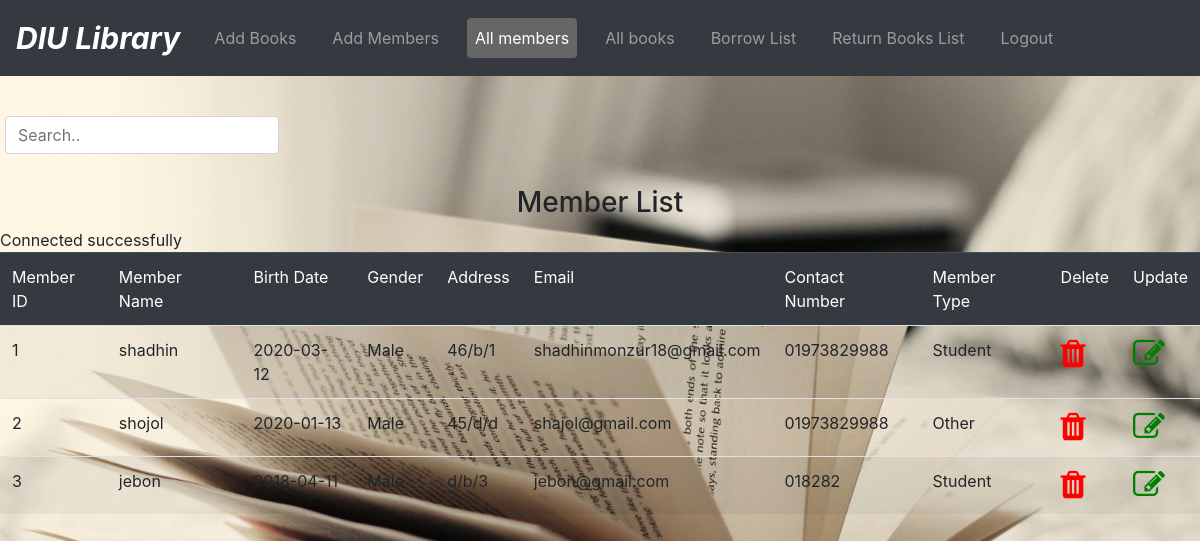
The page /allmember.php on the database its author committed.
### tables this page shows
CREATE TABLE `addmember` (
  `m_id` varchar(50) NOT NULL,
  `m_name` varchar(50) NOT NULL,
  `b_date` date NOT NULL,
  `gender` varchar(50) NOT NULL,
  `address` varchar(50) NOT NULL,
  `email` varchar(50) NOT NULL,
  `contact` varchar(50) NOT NULL,
  `m_type` varchar(50) NOT NULL
);

### allmember.php (the view, shortened to what this page needs)
<!DOCTYPE html>
<html lang="en">
<head>
  <link rel="stylesheet" href="https://maxcdn.bootstrapcdn.com/bootstrap/4.4.1/css/bootstrap.min.css">
    <link href="https://stackpath.bootstrapcdn.com/font-awesome/4.7.0/css/font-awesome.min.css" rel="stylesheet">
  <link rel="stylesheet" href="login.css">
  <link rel="stylesheet" href="nav.css">
</head>
<body>
<nav class="navbar navbar-expand-md bg-dark navbar-dark">
  <a class="navbar-brand" href="#"><i><b>DIU Library</b></i></a>
  <div class="collapse navbar-collapse" id="collapsibleNavbar">
    <ul class="navbar-nav">
      <li class="nav-item">
        <a class="nav-link" href="http://localhost/project/Book.php">Add Books</a>
      </li>
      <li class="nav-item">
        <a class="nav-link" href="http://localhost/project/member.php">Add Members</a>
      </li>
      <li class="nav-item">
        <a class="nav-link active" href="http://localhost/project/allmember.php">All members</a>
      </li>
      <li class="nav-item">
        <a class="nav-link" href="http://localhost/project/allbook.php">All books</a>
      </li>
      <li class="nav-item">
        <a class="nav-link" href="http://localhost/project/borrowlist.php">Borrow List</a>
      </li>
      <li class="nav-item">
        <a class="nav-link" href="http://localhost/project/returnlist.php">Return Books List</a>
      </li>
      <li class="nav-item">
        <a class="nav-link" href="Logout.php">Logout</a>
      </li>
    </ul>
  </div>
</nav>
<br>
  <section class="row container mt-3"  style="height:70px">
    <div style="padding-left:5px">
   <input class="form-control" id="myInput" type="text" placeholder="Search..">
    </div>
  </section>
  <section class="row">
    <section class="col-xs-12 col-sm-12 col-md-12">
        <center><h3>Member List</h3></center>
        <table class="table table-striped">
<thead class="table table-dark">
  <tr >
  <td>Member ID</td>
  <td>Member Name</td>
  <td>Birth Date</td>
  <td>Gender</td>
  <td>Address</td>
  <td>Email</td>
  <td>Contact Number</td>
  <td>Member Type</td>
  <td>Delete</td>
  <td>Update</td>
  </tr>
</thead>
<tbody id="myTable">
    <?php
    include_once "connection.php";
    $sql = "SELECT `m_id`, `m_name`, `b_date`, `gender`, `address`, `email`, `contact`, `m_type` FROM `addmember`";
    $result = mysqli_query($conn,$sql);
    if (mysqli_num_rows($result) > 0) {
      while ($row = mysqli_fetch_assoc($result)) {
        echo "<tr>";
        echo "<td>".$row["m_id"]."</td>";
        echo "<td>".$row["m_name"]."</td>";
        echo "<td>".$row["b_date"]."</td>";
        echo "<td>".$row["gender"]."</td>";
        echo "<td>".$row["address"]."</td>";
        echo "<td>".$row["email"]."</td>";
        echo "<td>".$row["contact"]."</td>";
        echo "<td>".$row["m_type"]."</td>";
        echo '<td>
        <a href="delete.php?id='.$row['m_id'].'" style="color:red;text-decoration: none;" class="fa fa-trash fa-2x"></a>
        </td>';
        echo '<td>
        <a href="update.php?id='.$row['m_id'].'" style="color:green;text-decoration: none;" class="fa fa-edit fa-2x"</i></a>
        </td>';
        echo "</tr>";
      }
    }
    else {
      echo " 0 result";
    }
    ?>
</tbody>
  </table>
    </section>
  </section>
</body>
</html>

### nav.css (style rules this page uses)
.active, .nav-link:hover { background-color: #666; color: white; border-radius: 4px; transition: 1s; }
.nav-item { margin: 10px; }
.navbar-brand { font-size: 30px; }

### allmember.php (style rules this page uses)
body { background-image: url("book.jpg"); background-repeat: no-repeat; background-size: cover; background-position: center; background-attachment: fixed; }

### rows shown on the page
addmember: m_id "1", m_name "shadhin", b_date "2020-03-12", gender "Male", address "46/b/1", email "shadhinmonzur18@gmail.com", contact "01973829988", m_type "Student"
addmember: m_id "2", m_name "shojol", b_date "2020-01-13", gender "Male", address "45/d/d", email "shajol@gmail.com", contact "01973829988", m_type "Other"
addmember: m_id "3", m_name "jebon", b_date "2018-04-11", gender "Male", address "d/b/3", email "jebon@gmail.com", contact "018282", m_type "Student"
